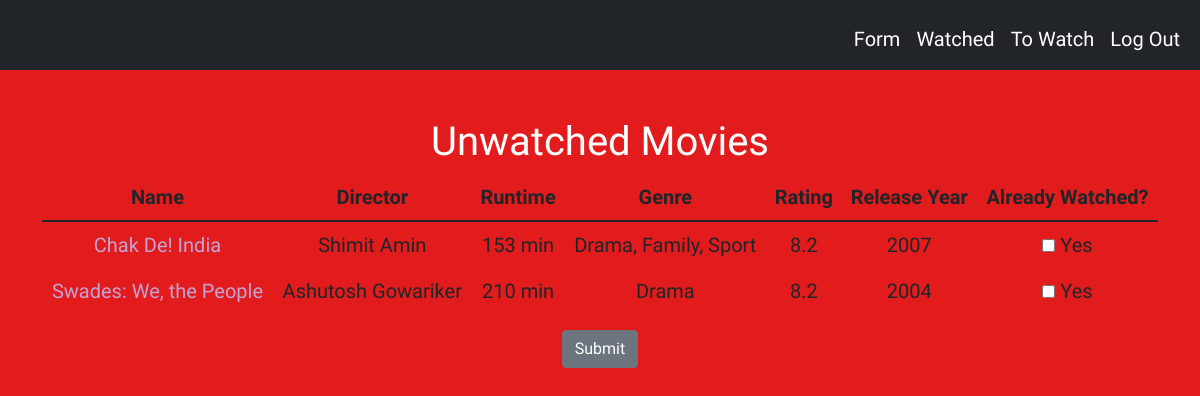
Screenshot of /unwatched (signed in) with the database file from the repository.
### tables this page shows
CREATE TABLE to_watch(id INTEGER PRIMARY KEY, movie_name TEXT NOT NULL, runtime TEXT NOT NULL, genre TEXT NOT NULL, rating NUMERIC NOT NULL, released_year INTEGER NOT NULL, user_id INTEGER NOT NULL, director TEXT NOT NULL);

### app.py (the view)
@app.route("/unwatched")
@login_required
def unwatched():
    unwatched = db.execute("SELECT * FROM to_watch WHERE user_id = ?", session["user_id"])
    return render_template("unwatched.html", unwatched=unwatched)

### app.py (called while the page is built)
@app.after_request
def after_request(response):
    response.headers["Cache-Control"] = "no-cache, no-store, must-revalidate"
    response.headers["Expires"] = 0
    response.headers["Pragma"] = "no-cache"
    return response

### helpers.py (called while the page is built)
def login_required(f):
    @wraps(f)
    def decorated_function(*args, **kwargs):
        if session.get("user_id") is None:
            return redirect("/login")
        return f(*args, **kwargs)
    return decorated_function

### templates/unwatched.html (shortened to what this page needs)
{% extends "layout.html" %}
{% block main %}
<h1> Unwatched Movies </h1>
<form method="post" action="/about">
<table class="table">
    <thead>
        <tr>
            <th class="text-center">Name</th>
            <th class="text-center">Director</th>
            <th class="text-center">Runtime</th>
            <th class="text-center">Genre</th>
            <th class="text-center">Rating</th>
            <th class="text-center">Release Year</th>
            <th class="text-center">Already Watched?</th>
        </tr>
    </thead>
    <tbody>
        {% for unwatch in unwatched %}
            <tr>
                {% set movie_name = unwatch.movie_name %}
                <td><a href="/about?movie={{ unwatch.movie_name }}" name="{{ movie_name }}">{{ unwatch.movie_name }}</a></td>
                <td>{{ unwatch.director }}</td>
                <td>{{ unwatch.runtime }}</td>
                <td>{{ unwatch.genre }}</td>
                <td>{{ unwatch.rating }}</td>
                <td>{{ unwatch.released_year }}</td>
                <td>
                    <div>
                        <label><input type="checkbox" name="yes{{unwatch.id}}"> Yes</label>
                    </div>
                </td>
            </tr>
        {% endfor %}
    </tbody>
</table>
<a href="/about"><button type="submit" class="btn btn-secondary">Submit</button></a>
</form>
{% endblock %}

### static/styles.css (style rules this page uses)
h1 { font-family: 'Bungee Inline', cursive; }
body { background-color: rgb(226, 28, 28); color: white; font-family: 'Patrick Hand', cursive; font-size: 20px; }
a:link { color: rgb(196, 163, 213); background-color: transparent; text-decoration: none; }
table, th, td { border: black; }

### rows the page displays
to_watch: movie_name "Chak De! India", director "Shimit Amin", runtime "153 min", genre "Drama, Family, Sport", rating "8.2", released_year "2007"
to_watch: movie_name "Swades: We, the People", director "Ashutosh Gowariker", runtime "210 min", genre "Drama", rating "8.2", released_year "2004"
